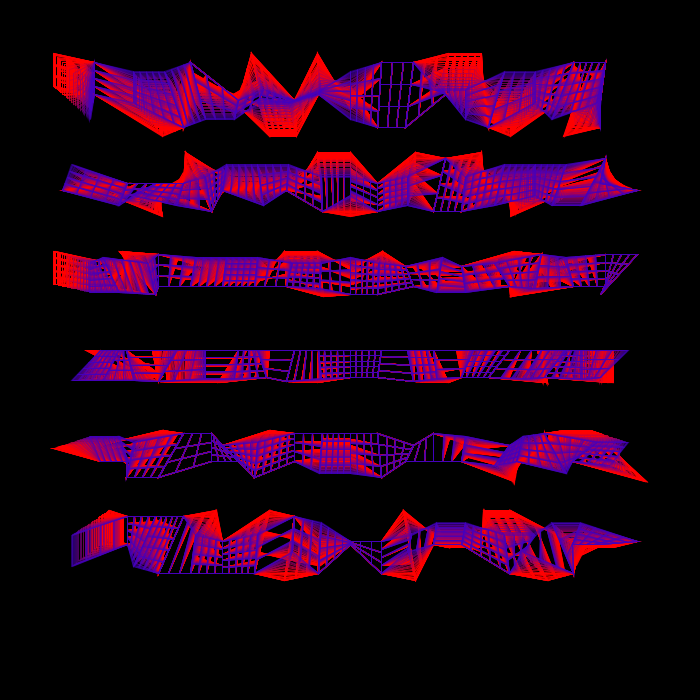

This chart was generated by the following Python code:
# Alexandre B A Villares -https://abav.lugaralgum.com/sketch-a-day
# Inspired by my sketch "s315"  # 20181109
# py5 imported mode sketch, learn more at py5coding.org

from villares.line_geometry import Line, par_hatch

GRID_SIZE = 36
SEED = 2

# this rule was used to choose nodes that would move on 
# earlier regular grid deformation sketches (now it's just a random selection)
rule = lambda x, y: random(40) < 20

def setup():
    size(700, 700)
    stroke_cap(SQUARE)
    init_grid(GRID_SIZE)
    background(0)
    random_seed(SEED)

def draw():
    f = frame_count / 10
    t = cos(f) / 2 + 0.25
    
    if frame_count % 2 == 0:
        print(t)
        for c in Cell.cells:
            c.plot(t)  
            
    if 0 < f < TWO_PI:
        pass # possible save frames 
    else:
        no_loop()


def init_grid(grid_size):
    Cell.border = 100.
    Cell.spacing = (width - Cell.border *2) / grid_size
    Cell.cells = []
    for x in range(0, grid_size, 2):
        for y in range(0, grid_size, 6):
                new_cell = Cell(x, y)
                Cell.cells.append(new_cell)
                Cell.grid[x, y] = new_cell
                
    #random_seed(frame_count + 2) 
    for x in range(-1, grid_size+1, 2):
        for y in range(-1, grid_size+1, 2):
                Node.grid0[x, y] = Node(x, y)   # extrarir do dict
                Node.grid1[x, y] = Node(x, y)   # extrarir do dict


    for c in Cell.cells:
        c.update_vers()
   
class Node():
    grid0 = dict()
    grid1 = dict()

    def __init__(self, x, y):
        self.ix = x
        self.iy = y
        self.px = Cell.border + Cell.spacing + x * Cell.spacing 
        self.py = Cell.border + Cell.spacing + y * Cell.spacing 
        if rule(x, y):
           mx, my = width/2, height/2
           self.px += (self.px - mx) * 0.15 
           self.py += (self.py - my) * 0.15
        self.x = self.px
        self.y = self.py

    def __iter__(self):
        return iter((self.x, self.y))

class Cell():
    cells = []
    grid = dict()

    def __init__(self, x, y):
        self.ix = x
        self.iy = y
        self.px = Cell.border + Cell.spacing  + x * Cell.spacing 
        self.py = Cell.border + Cell.spacing  + y * Cell.spacing 
        self.vers = []
        self.num_hatches = int(random(3, 6))#int(random(5, 12))
        self.type_hatches = random(10)      
      
    def plot(self, t):    
        L0, V0 = self.lines, self.vers
        L1, V1 = self.lines_f, self.vers_f

        stroke_weight(1)
        c = lerp_color(color(255, 0, 0),
                       color(0, 0, 255, 100), t)
        stroke(c) 
        for l0, l1 in zip(L0, L1):
            l = l0.lerp(l1, t)
            l.plot()
        no_fill()
        with begin_closed_shape():
            #strokeWeight(1)
            #stroke(100, 0, 100)
            for p0, p1 in zip(V0, V1):
                vertex(lerp(p0.x, p1.x, t), lerp(p0.y, p1.y, t) )
        
    def update_vers(self):
        self.v0 = Node.grid0.get((self.ix-1, self.iy-1))
        self.v1 = Node.grid0.get((self.ix-1, self.iy+1))
        self.v3 = Node.grid0.get((self.ix+1, self.iy-1))
        self.v2 = Node.grid0.get((self.ix+1, self.iy+1))
        self.vers = [self.v0, self.v1, self.v2, self.v3]
        self.v0f = Node.grid1.get((self.ix-1, self.iy-1))
        self.v1f = Node.grid1.get((self.ix-1, self.iy+1))
        self.v3f = Node.grid1.get((self.ix+1, self.iy-1))
        self.v2f = Node.grid1.get((self.ix+1, self.iy+1))
        self.vers_f = [self.v0f, self.v1f, self.v2f, self.v3f]
        self.hatch()
        
    def hatch(self):
        self.lines = []
        self.lines_f = []
        n = self.num_hatches
        r = self.type_hatches
        if r > 2:                        
            self.lines.extend(par_hatch(self.vers, n, 0))
            self.lines_f.extend(par_hatch(self.vers_f, n, 0))
        if r < 8:
            self.lines.extend(par_hatch(self.vers, n, 1))
            self.lines_f.extend(par_hatch(self.vers_f, n, 1))
        
def key_pressed():
    if key == "s":
        save_frame(f"{SEED}.png")
